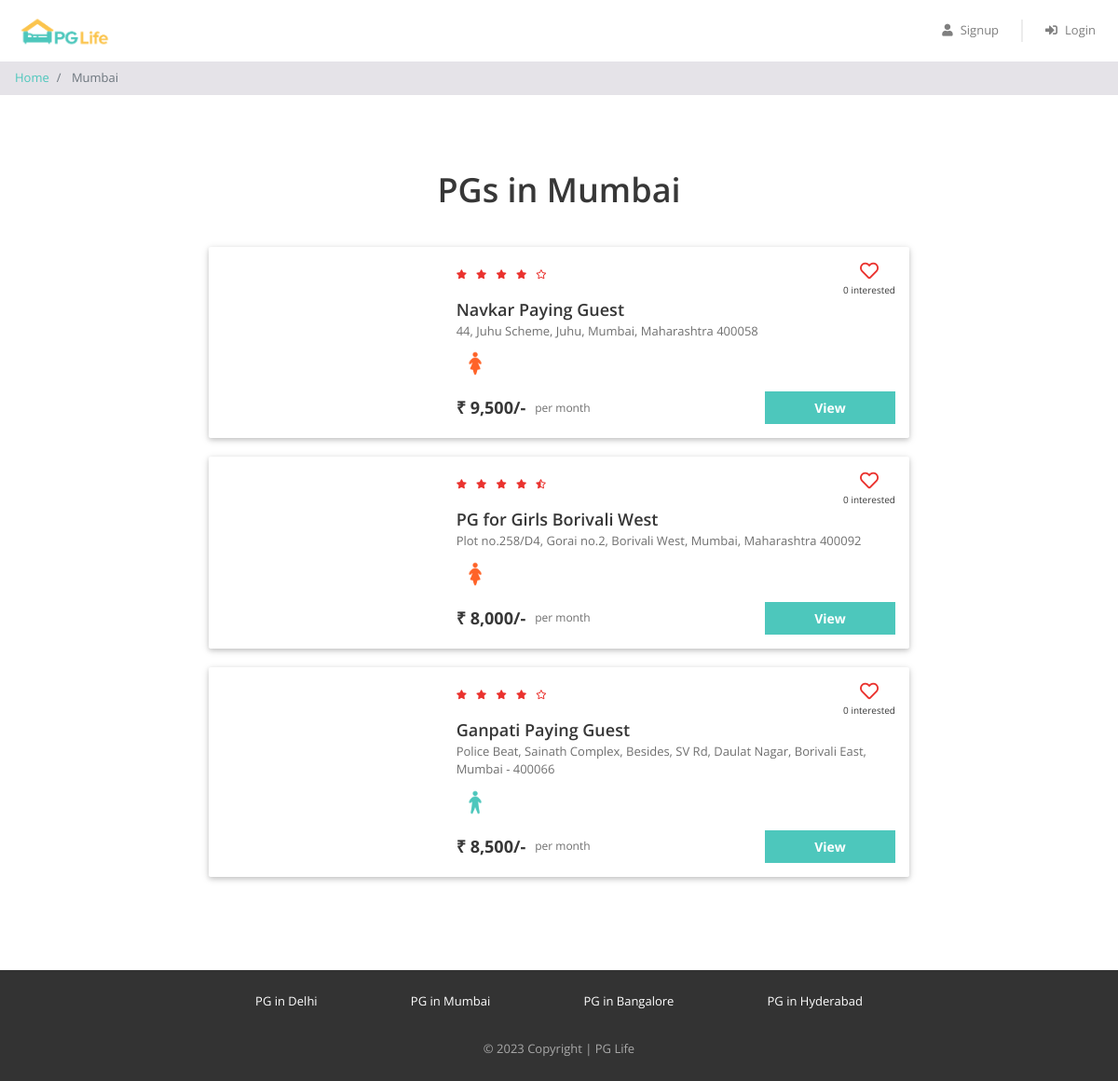
/property_list.php?city=Mumbai, run on the app's committed database.
### tables this page shows
CREATE TABLE `properties` (
  `id` int(11) NOT NULL,
  `city_id` int(11) NOT NULL,
  `name` varchar(400) NOT NULL,
  `address` varchar(1020) NOT NULL,
  `description` longtext NOT NULL,
  `gender` enum('male','female','ubisex') NOT NULL DEFAULT 'male',
  `rent` int(11) NOT NULL,
  `rating_clean` float NOT NULL,
  `rating_food` float NOT NULL,
  `rating_safety` float NOT NULL,
  `Location` text NOT NULL
);

### property_list.php (the view, shortened to what this page needs)
<?php
require "includes/database_connect.php";
$city_name = $_GET["city"];
$sql_1 = "SELECT * FROM cities WHERE name = '$city_name'";
$result_1 = mysqli_query($conn, $sql_1);
$city = mysqli_fetch_assoc($result_1);
$city_id = $city['id'];
$sql_2 = "SELECT * FROM properties WHERE city_id = $city_id";
$result_2 = mysqli_query($conn, $sql_2);
$properties = mysqli_fetch_all($result_2, MYSQLI_ASSOC);
?>
<!DOCTYPE html>
<html lang="en">
<head>
    <?php
    include "includes/head_links.php";
    ?>
    <link href="css/property_list.css" rel="stylesheet" />
</head>
<body>
    <?php
    include "includes/header.php";
    ?>
    <nav aria-label="breadcrumb">
        <ol class="breadcrumb py-2">
            <li class="breadcrumb-item">
                <a href="index.php">Home</a>
            </li>
            <li class="breadcrumb-item active" aria-current="page">
                <?php echo $city_name; ?>
            </li>
        </ol>
    </nav>
    <div class="page-container">
        <?php
            if (count($properties) > 0) {
                echo '
                <h1 style="text-align:center;">PGs in '.$city_name.' </h1>';
            }
        ?>
        <?php
        foreach ($properties as $property) {
        ?>
            <div class="property-card property-id-<?= $property['id'] ?> row">
                <div class="image-container col-md-4">
                </div>
                <div class="content-container col-md-8">
                    <div class="row no-gutters justify-content-between">
                        <?php
                        $total_rating = ($property['rating_clean'] + $property['rating_food'] + $property['rating_safety']) / 3;
                        $total_rating = round($total_rating, 1);
                        ?>
                        <div class="star-container" title="<?= $total_rating ?>">
                            <?php
                            $rating = $total_rating;
                            for ($i = 0; $i < 5; $i++) {
                                if ($rating >= $i + 0.8) {
                            ?>
                                    <i class="fas fa-star"></i>
                                <?php
                                } elseif ($rating >= $i + 0.3) {
                                ?>
                                    <i class="fas fa-star-half-alt"></i>
                                <?php
                                } else {
                                ?>
                                    <i class="far fa-star"></i>
                            <?php
                                }
                            }
                            ?>
                        </div>
                        <div class="interested-container">
                            <?php
                            $interested_users_count = 0;
                            $is_interested = false;
                            if ($is_interested) {
                            ?>
                                <i class="is-interested-image fas fa-heart" property_id="<?= $property['id'] ?>"></i>
                            <?php
                            } else {
                            ?>
                                <i class="is-interested-image far fa-heart" property_id="<?= $property['id'] ?>"></i>
                            <?php
                            }
                            ?>
                            <div class="interested-text">
                                <span class="interested-user-count"><?= $interested_users_count ?></span> interested
                            </div>
                        </div>
                    </div>
                    <div class="detail-container">
                        <div class="property-name"><?= $property['name'] ?></div>
                        <div class="property-address"><?= $property['address'] ?></div>
                        <div class="property-gender">
                            <?php
                            if ($property['gender'] == "male") {
                            ?>
                                <img src="img/male.png" />
                            <?php
                            } elseif ($property['gender'] == "female") {
                            ?>
                                <img src="img/female.png" />
                            <?php
                            } else {
                            ?>
                                <img src="img/unisex.png" />
                            <?php
                            }
                            ?>
                        </div>
                    </div>
                    <div class="row no-gutters">
                        <div class="rent-container col-6">
                            <div class="rent">₹ <?= number_format($property['rent']) ?>/-</div>
                            <div class="rent-unit">per month</div>
                        </div>
                        <div class="button-container col-6">
                            <a href="property_detail.php?property_id=<?= $property['id'] ?>" class="btn btn-primary">View</a>
                        </div>
                    </div>
                </div>
            </div>
        <?php
        }
        ?>
    </div>
    <?php
    include "includes/footer.php";
    ?>
</body>
</html>

### css/common.css (style rules this page uses)
* { box-sizing: border-box; font-family: 'Open Sans', sans-serif; }
body { color: #373737; font-size: 16px; position: relative; }
h1, h2, h3, h4, h5, h6 { font-weight: 600; }
h1 { font-size: 36px; margin-bottom: 40px; }
.btn-primary, .btn-warning, .btn-danger { color: white; font-weight: bold; }
.breadcrumb { background-color: #e5e3e8; font-size: 13px; border-radius: 0px; margin-bottom: 0px; }
.page-container { max-width: 800px; padding: 80px 24px; margin: auto; }

### css/property_list.css (style rules this page uses)
.property-card { background-color: #ffffff; border-radius: 2px; padding: 15px 0px; margin: 0px auto 20px; box-shadow: 0 2px 5px 0 rgba(0, 0, 0, 0.16), 0 2px 10px 0 rgba(0, 0, 0, 0.12); }
.image-container { text-align: center; }
.star-container i { color: #EA322E; font-size: 10px; margin-right: 6px; }
.interested-container { text-align: center; }
.interested-container i { color: #EA322E; font-size: 20px; cursor: pointer; }
.interested-text { font-size: 10px; }
.detail-container { padding-bottom: 10px; }
.property-name { font-size: 18px; font-weight: 600; }
.property-address { color: #6f6f6f; font-size: 13px; padding-bottom: 5px; }
.property-gender img { width: 40px; }
.rent-container { display: flex; align-items: center; }
.rent { font-size: 18px; font-weight: bold; padding-right: 10px; }
.rent-unit { color: #6f6f6f; font-size: 12px; }
.button-container .btn { font-size: 14px; border-radius: 0px; width: 140px; float: right; }

### data on the page
properties: interested_users_count "0", name "Navkar Paying Guest", address "44, Juhu Scheme, Juhu, Mumbai, Maharashtra 400058", rent "9,500"
properties: rating_safety 4.5 (drawn), interested_users_count "0", name "PG for Girls Borivali West", address "Plot no.258/D4, Gorai no.2, Borivali West, Mumbai, Maharashtra 400092", rent "8,000"
properties: interested_users_count "0", name "Ganpati Paying Guest", address "Police Beat, Sainath Complex, Besides, SV Rd, Daulat Nagar, Borivali East, Mumbai - 400066", rent "8,500"

### other printed values
$city_name "Mumbai"
